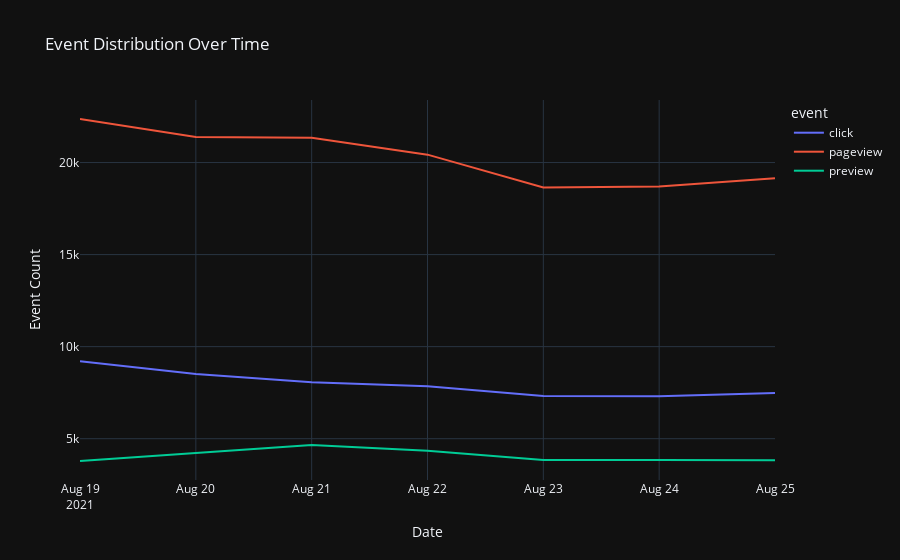

Notebook code for this chart:
### Code cell
event_counts_over_time = df.groupby([df['date'].dt.date, 'event']).size().unstack().fillna(0).reset_index()

# convert wide data into long format
event_counts_melted = event_counts_over_time.melt(id_vars='date', value_vars=event_counts_over_time.columns[1:],
                                                  var_name='event', value_name='count')

fig = px.line(event_counts_melted, x='date', y='count', color='event',
              title='Event Distribution Over Time', labels={'count': 'Event Count', 'date': 'Date'},
              template='plotly_dark')

fig.show()

### Figure 1 — Plotly figure (JSON) as saved in the notebook; plotly's stock layout.template omitted (floating-point values rounded to 4 significant figures)
{"data": [{"hovertemplate": "event=click<br>Date=%{x}<br>Event Count=%{y}<extra></extra>", "legendgroup": "click", "line": {"color": "#636efa", "dash": "solid"}, "marker": {"symbol": "circle"}, "mode": "lines", "name": "click", "orientation": "v", "showlegend": true, "type": "scatter", "x": ["2021-08-19", "2021-08-20", "2021-08-21", "2021-08-22", "2021-08-23", "2021-08-24", "2021-08-25"], "xaxis": "x", "y": [9207, 8508, 8071, 7854, 7315, 7301, 7476], "yaxis": "y"}, {"hovertemplate": "event=pageview<br>Date=%{x}<br>Event Count=%{y}<extra></extra>", "legendgroup": "pageview", "line": {"color": "#EF553B", "dash": "solid"}, "marker": {"symbol": "circle"}, "mode": "lines", "name": "pageview", "orientation": "v", "showlegend": true, "type": "scatter", "x": ["2021-08-19", "2021-08-20", "2021-08-21", "2021-08-22", "2021-08-23", "2021-08-24", "2021-08-25"], "xaxis": "x", "y": [22366, 21382, 21349, 20430, 18646, 18693, 19149], "yaxis": "y"}, {"hovertemplate": "event=preview<br>Date=%{x}<br>Event Count=%{y}<extra></extra>", "legendgroup": "preview", "line": {"color": "#00cc96", "dash": "solid"}, "marker": {"symbol": "circle"}, "mode": "lines", "name": "preview", "orientation": "v", "showlegend": true, "type": "scatter", "x": ["2021-08-19", "2021-08-20", "2021-08-21", "2021-08-22", "2021-08-23", "2021-08-24", "2021-08-25"], "xaxis": "x", "y": [3788, 4222, 4663, 4349, 3847, 3840, 3822], "yaxis": "y"}], "layout": {"autosize": true, "legend": {"title": {"text": "event"}, "tracegroupgap": 0}, "title": {"text": "Event Distribution Over Time"}, "xaxis": {"anchor": "y", "autorange": true, "domain": [0, 1], "range": ["2021-08-19", "2021-08-25"], "title": {"text": "Date"}, "type": "date"}, "yaxis": {"anchor": "x", "autorange": true, "domain": [0, 1], "range": [2756.0, 23400.0], "title": {"text": "Event Count"}, "type": "linear"}}}
